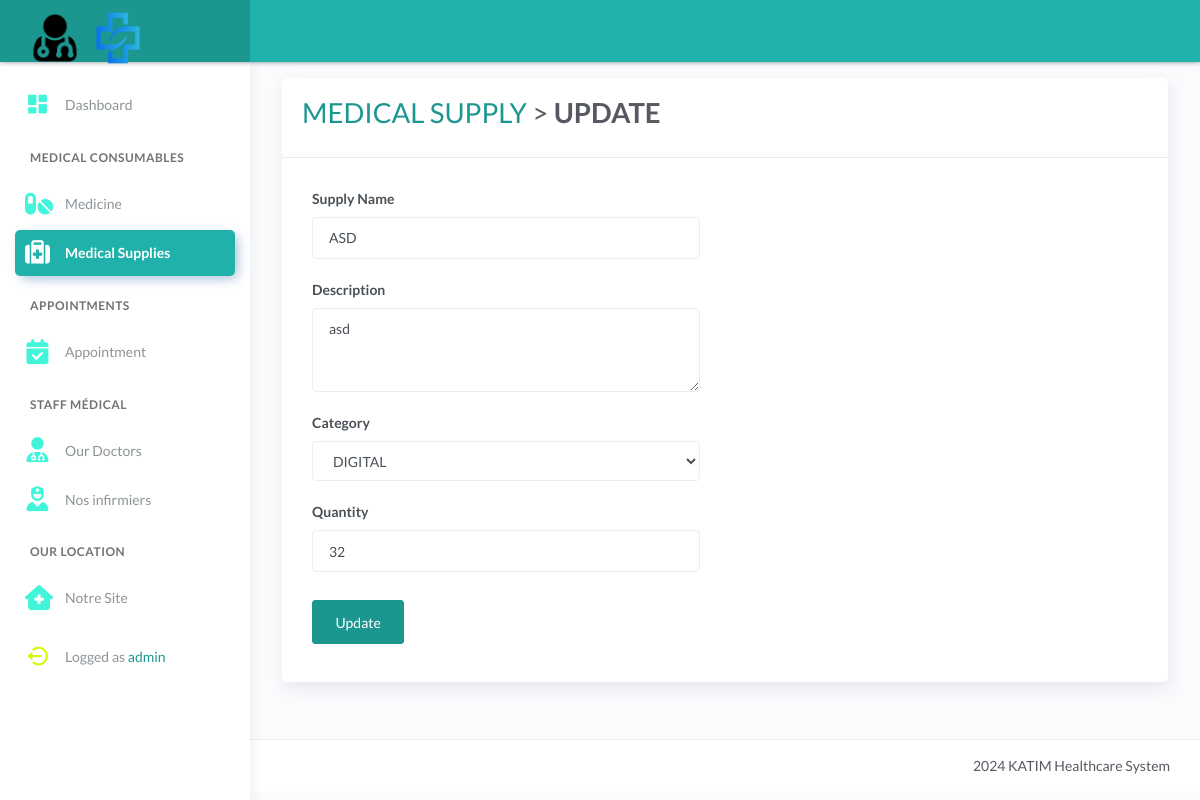
Screenshot of /supplies_update_form.php?id=19 (signed in) with the database file from the repository.
### tables this page shows
CREATE TABLE `tbl_medical_supply` (
  `id` int(11) NOT NULL AUTO_INCREMENT,
  `supply_name` varchar(50) DEFAULT NULL,
  `description` varchar(500) DEFAULT NULL,
  `category` varchar(50) DEFAULT NULL,
  `quantity` int(5) DEFAULT NULL,
  PRIMARY KEY (`id`)
);

CREATE TABLE `tbl_med_supply_category` (
  `id` int(11) NOT NULL AUTO_INCREMENT,
  `category` varchar(50) DEFAULT NULL,
  PRIMARY KEY (`id`)
);

### supplies_update_form.php (the view, shortened to what this page needs)
<?php include 'server/server.php' ?>
<?php
    $id = $_GET["id"];
	$query = "SELECT * FROM tbl_medical_supply WHERE id='$id'";
    $result = $conn->query($query);
    $medical_supply = array();
	while($row = $result->fetch_assoc()){
		$medical_supply[] = $row;
	}
	$query = "SELECT * FROM tbl_med_supply_category ORDER BY id DESC";
    $result = $conn->query($query);
    $med_supp_category = array();
	while($row = $result->fetch_assoc()){
		$med_supp_category[] = $row;
	}
?>
<!DOCTYPE html>
<html lang="en">
<head>
	<?php include 'templates/header.php' ?>
</head>
<body>
	<div class="wrapper">
		<?php include 'templates/main-header.php' ?>
		<?php include 'templates/sidebar.php' ?>
		<div class="main-panel">
			<div class="content">
				<div class="page-inner">
					<div class="row mt--2">
						<div class="col-md-12">
							<div class="card">
								<div class="card-header">
									<div class="card-head-row">
										<div class="card-title">
											<h1>
                                            <a href="supplies.php" class="text-primary">MEDICAL SUPPLY</a> > <strong class="text-default">UPDATE</strong></h1>
										</div>
									</div>
								</div>
								<div class="card-body">
                                    <?php foreach($medical_supply as $row): ?>
                                        <form method="POST" action="supplies_update_record.php">
                                            <div class="row">
                                                <div class="col-md-6">
                                                    <div class="form-group">
                                                        <label for="inputSupplyName">Supply Name</label>
                                                        <input type="text" class="form-control" id="inputSupplyName" value="<?php echo $row['supply_name'] ?>" name="supply_name">
                                                    </div>
                                                    <div class="form-group">
                                                        <label for="inputDescription">Description</label>
                                                        <textarea class="form-control" id="inputDescription" rows="3" name="description"><?php echo $row['description'] ?></textarea>
                                                    </div>
                                                    <div class="form-group">
                                                        <label for="inputCategory">Category</label>
                                                        <select class="form-control" id="inputCategory" name="category">
															<?php foreach($med_supp_category as $data): ?>
																<option value="<?= ucwords($data['category']) ?>" <?=$data['category'] == $row['category'] ? ' selected="selected"' : '';?>><?= ucwords($data['category']) ?></option>
															<?php endforeach ?>
                                                        </select>
                                                    </div>
                                                    <div class="form-group">
                                                        <label for="inputQuantity">Quantity</label>
                                                        <input type="text" class="form-control" id="inputQuantity" name="quantity" value="<?php echo $row['quantity'] ?>">
                                                    </div>
                                                    <div class="form-group">
                                                        <button type="submit" class="btn btn-primary mt-2 mb-2">Update</button>
                                                    </div>
                                                </div>
                                                <div class="col-md-6"></div>
                                            </div>
                                        </form>
                                    <?php endforeach ?>
								</div>
							</div>
						</div>
					</div>
				</div>
			</div>
			<?php include 'templates/main-footer.php' ?>
		</div>
	</div>
</body>
</html>

### supplies_update_form.php (style rules this page uses)
.text-primary, .text-primary a { color: #1c9790 !important; }
.btn-primary, .btn-primary:hover, .btn-primary:focus, .btn-primary:disabled { background: #1c9790 !important; border-color: #1c9790 !important; }

### rows the page displays
tbl_medical_supply: supply_name "ASD", description "asd", category "DIGITAL", quantity "32"

### other values shown
$_SESSION['username'] "admin"
